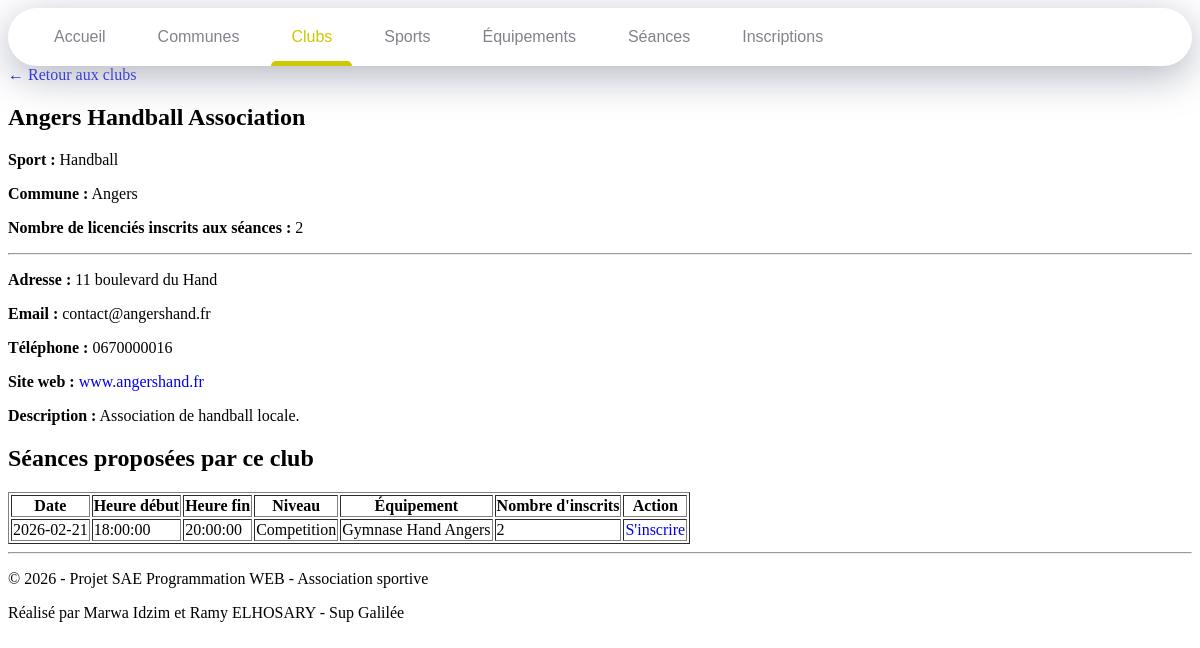
The page /detail_club.php?id_club=138 on the database its author committed.
### tables this page shows
CREATE TABLE Clubs (
    id_club BIGINT NOT NULL,
    nom VARCHAR(80) NOT NULL,
    id_commune BIGINT NOT NULL,
    id_sport BIGINT NOT NULL,
    CONSTRAINT PK_Clubs PRIMARY KEY (id_club),
    CONSTRAINT FK_Clubs_Communes FOREIGN KEY (id_commune) REFERENCES Communes(id_commune) ON DELETE CASCADE,
    CONSTRAINT FK_Clubs_Sports FOREIGN KEY (id_sport) REFERENCES Sports(id_sport) ON DELETE CASCADE
);

CREATE TABLE Sports (
    id_sport BIGINT NOT NULL,
    nom VARCHAR(50) NOT NULL,
    Federation VARCHAR(50) NOT NULL,
    CONSTRAINT PK_Sports PRIMARY KEY (id_sport)
);

CREATE TABLE Communes (
    id_commune BIGINT NOT NULL,
    nom VARCHAR(50) NOT NULL,
    CodePostal INT NOT NULL,
    Departement INT NOT NULL,
    Region VARCHAR(80) NOT NULL,
    CONSTRAINT PK_Communes PRIMARY KEY (id_commune)
);

CREATE TABLE Seances (
    id_seance BIGINT NOT NULL,
    date_seance DATE NOT NULL,
    heure_debut TIME NOT NULL,
    heure_fin TIME NOT NULL,
    niveau VARCHAR(50) NOT NULL,
    id_club BIGINT NOT NULL,
    id_equipement BIGINT NOT NULL,
    CONSTRAINT PK_Seances PRIMARY KEY (id_seance),
    CONSTRAINT FK_Seances_Clubs FOREIGN KEY (id_club) REFERENCES Clubs(id_club) ON DELETE CASCADE,
    CONSTRAINT FK_Seances_Equipements FOREIGN KEY (id_equipement) REFERENCES Equipements(id_equipement) ON DELETE CASCADE
);

CREATE TABLE Equipements (
    id_equipement BIGINT NOT NULL,
    nom VARCHAR(80) NOT NULL,
    type_equip VARCHAR(50) NOT NULL,
    adresse VARCHAR(100) NOT NULL,
    id_commune BIGINT NOT NULL,
    CONSTRAINT PK_Equipements PRIMARY KEY (id_equipement),
    CONSTRAINT FK_Equipements_Communes FOREIGN KEY (id_commune) REFERENCES Communes(id_commune) ON DELETE CASCADE
);

### public/detail_club.php (the view, shortened to what this page needs)
<?php
require "../config/db.php";
$idClub = $_GET["id_club"] ?? null;
$sql = "SELECT
            cl.id_club,
            cl.nom AS nom_club,
            co.nom AS commune,
            sp.nom AS sport,
            d.adresse,
            d.site_web,
            d.email,
            d.num_tel,
            d.desc_club,
            COUNT(DISTINCT i.id_licencies) AS nb_licencies
        FROM Clubs cl
        JOIN Communes co ON cl.id_commune = co.id_commune
        JOIN Sports sp ON cl.id_sport = sp.id_sport
        LEFT JOIN Details_Club d ON cl.id_club = d.id_club
        LEFT JOIN Seances s ON cl.id_club = s.id_club
        LEFT JOIN Inscriptions i ON s.id_seance = i.id_seance
        WHERE cl.id_club = :id_club
        GROUP BY
            cl.id_club,
            cl.nom,
            co.nom,
            sp.nom,
            d.adresse,
            d.site_web,
            d.email,
            d.num_tel,
            d.desc_club";
$stmt = $pdo->prepare($sql);
$stmt->execute([
    "id_club" => $idClub
]);
$club = $stmt->fetch(PDO::FETCH_ASSOC);
$sql = "SELECT
            s.id_seance,
            s.date_seance,
            s.heure_debut,
            s.heure_fin,
            s.niveau,
            e.nom AS equipement,
            COUNT(i.id_inscription) AS nb_inscrits
        FROM Seances s
        LEFT JOIN Equipements e ON s.id_equipement = e.id_equipement
        LEFT JOIN Inscriptions i ON s.id_seance = i.id_seance
        WHERE s.id_club = :id_club
        GROUP BY
            s.id_seance,
            s.date_seance,
            s.heure_debut,
            s.heure_fin,
            s.niveau,
            e.nom
        ORDER BY s.date_seance, s.heure_debut";
$stmt = $pdo->prepare($sql);
$stmt->execute([
    "id_club" => $idClub
]);
$seances = $stmt->fetchAll(PDO::FETCH_ASSOC);
?>
<!DOCTYPE html>
<html lang="fr">
<head>
    <link rel="stylesheet" href="../assets/css/style.css">
</head>
<body>
    <nav>
        <a href="index.php" class="nav-item" data-active-color="#cc0000" data-target="Accueil">Accueil</a>
        <a href="communes.php" class="nav-item" data-active-color="#cc7700" data-target="Communes">Communes</a>
        <a href="clubs.php" class="nav-item is-active" data-active-color="#ccc900" data-target="Clubs">Clubs</a>
        <a href="sports.php" class="nav-item" data-active-color="#00cca3" data-target="Sports">Sports</a>
        <a href="equipements.php" class="nav-item" data-active-color="#0022cc" data-target="Equipements">Équipements</a>
        <a href="seances.php" class="nav-item" data-active-color="#c200cc" data-target="Seances">Séances</a>
        <a href="inscriptions.php" class="nav-item" data-active-color="#cc007e" data-target="Inscriptions">Inscriptions</a>
        <span class="nav-indicator"></span>
    </nav>
    <section class="detail-club">
        <a href="clubs.php" class="retour">← Retour aux clubs</a>
        <div class="detail-card">
            <h1><?= htmlspecialchars($club['nom_club']) ?></h1>
            <p><strong>Sport :</strong> <?= htmlspecialchars($club['sport']) ?></p>
            <p><strong>Commune :</strong> <?= htmlspecialchars($club['commune']) ?></p>
            <p><strong>Nombre de licenciés inscrits aux séances :</strong> <?= htmlspecialchars($club['nb_licencies']) ?></p>
            <hr>
            <p><strong>Adresse :</strong> <?= htmlspecialchars($club['adresse'] ?? "Non renseignée") ?></p>
            <p><strong>Email :</strong> <?= htmlspecialchars($club['email'] ?? "Non renseigné") ?></p>
            <p><strong>Téléphone :</strong> <?= htmlspecialchars($club['num_tel'] ?? "Non renseigné") ?></p>
            <?php if (!empty($club['site_web'])): ?>
                <p>
                    <strong>Site web :</strong>
                    <a href="https://<?= htmlspecialchars($club['site_web']) ?>" target="_blank">
                        <?= htmlspecialchars($club['site_web']) ?>
                    </a>
                </p>
            <?php endif; ?>
            <p><strong>Description :</strong> <?= htmlspecialchars($club['desc_club'] ?? "Aucune description disponible.") ?></p>
        </div>
    </section>
    <section class="detail-club">
        <h2>Séances proposées par ce club</h2>
        <?php if (count($seances) === 0): ?>
            <p>Aucune séance prévue pour ce club.</p>
        <?php else: ?>
            <table border="1">
                <tr>
                    <th>Date</th>
                    <th>Heure début</th>
                    <th>Heure fin</th>
                    <th>Niveau</th>
                    <th>Équipement</th>
                    <th>Nombre d'inscrits</th>
                    <th>Action</th>
                </tr>
                <?php foreach ($seances as $seance): ?>
                    <tr>
                        <td><?= htmlspecialchars($seance['date_seance']) ?></td>
                        <td><?= htmlspecialchars($seance['heure_debut']) ?></td>
                        <td><?= htmlspecialchars($seance['heure_fin']) ?></td>
                        <td><?= htmlspecialchars($seance['niveau']) ?></td>
                        <td><?= htmlspecialchars($seance['equipement']) ?></td>
                        <td><?= htmlspecialchars($seance['nb_inscrits']) ?></td>
                        <td>
                            <a class="btn-link" href="ajouter_inscriptions.php?id_seance=<?= htmlspecialchars($seance['id_seance']) ?>">
                                S'inscrire
                            </a>
                        </td>
                    </tr>
                <?php endforeach; ?>
            </table>
        <?php endif; ?>
    </section>
    <footer class="footer">
        <hr>
        <p>© 2026 - Projet SAE Programmation WEB - Association sportive</p>
        <p>Réalisé par Marwa Idzim et Ramy ELHOSARY - Sup Galilée</p>
    </footer>
</body>
</html>

### assets/css/style.css (style rules this page uses)
* { box-sizing: border-box; text-decoration: none; }
nav { background-color: #fff; padding: 0 20px; border-radius: 40px; box-shadow: 0 10px 40px rgba(159, 162, 177, .8); display: flex; overflow: hidden; overflow-x: auto; position: relative; }
.nav-item { color: #83818c; font-family: arial, sans-serif; padding: 20px; margin: 0 6px; position: relative; }
.nav-item:before { content: ""; position: absolute; bottom: -6px; background-color: #dfe2ea; height: 5px; width: 100%; border-radius: 8px 8px 0 0; left: 0; transition: .3s; }
.nav-indicator { position: absolute; left: 0; bottom: 0; height: 5px; transition: .4s; border-radius: 8px 8px 0 0; }

### rows shown on the page
clubs: nom "Angers Handball Association", id_sport.nom "Handball", id_commune.nom "Angers"
seances: date_seance "2026-02-21", heure_debut "18:00:00", heure_fin "20:00:00", niveau "Competition", id_equipement.nom "Gymnase Hand Angers", nb_inscrits "2"

### other values the page prints
$club['nb_licencies'] "2"
$club['adresse'] "11 boulevard du Hand"
$club['email'] "contact@angershand.fr"
$club['num_tel'] "0670000016"
$club['site_web'] "www.angershand.fr"
$club['desc_club'] "Association de handball locale."
